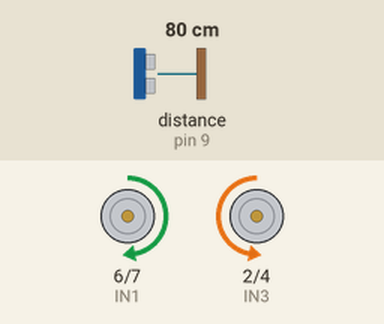
The sketch below on a simulated Arduino Uno, built with avr-gcc and run on an emulated ATmega328P. Shown: motor-driver pin pairs drawn as motors (green arrow = first pin HIGH = forward, orange = second pin HIGH = backward, longer = more drive, scaled by the enable pin). Wiring (inferred from the names in the program): ultrasonic range finder: trigger pin 8; echo pin 9. The test bench sets the inputs (shaded band); at power-on: distance to the obstacle (sensor on pin 9) 80 cm. The echo pulse lasts 58.3 µs per cm.

Above: at 1.3 s.
1.4 s: distance to the obstacle (sensor on pin 9) set to 22 cm
2.9 s: distance to the obstacle (sensor on pin 9) set to 18 cm
At 3.4 s:
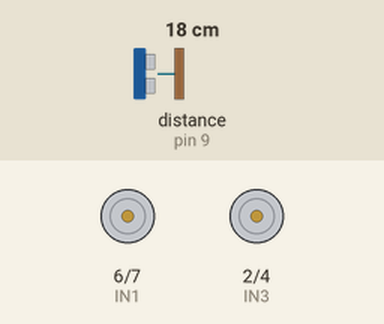
4.5 s: distance to the obstacle (sensor on pin 9) set to 35 cm
At 4.8 s:
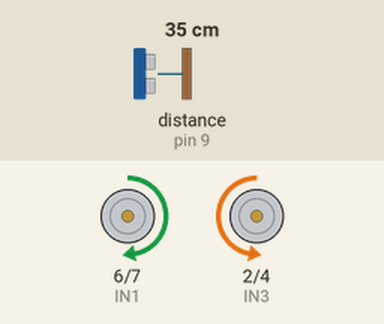
6.0 s: distance to the obstacle (sensor on pin 9) set to 2 cm
At 7.3 s:
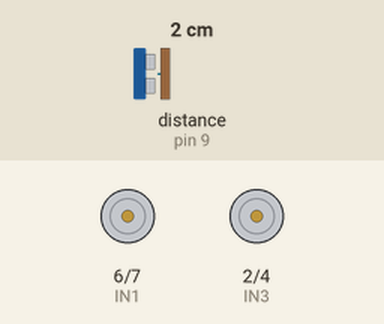
Timing chart, 0 to 8.5 s (numbered marks = the images above; inputs shaded):
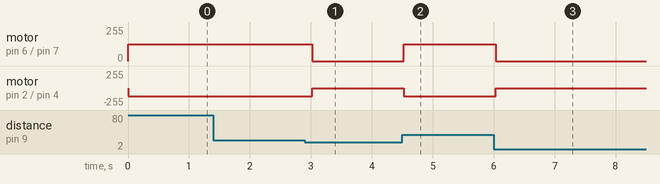

Measured:
- the behaviour switches between 21 and 20 cm on distance to the obstacle (sensor on pin 9) (found by bisection; images 0 and 1)
- after the input at 1.4 s, every drawn part: stays the same
- after the input at 2.9 s, motor on pin 6 (IN1) / pin 7 (IN2): forward 127/255 → stopped after 0.12 s; motor on pin 2 (IN3) / pin 4 (IN4): backward 127/255 → stopped after 0.12 s
- after the input at 4.5 s, motor on pin 6 (IN1) / pin 7 (IN2): stopped → forward 127/255 at once; motor on pin 2 (IN3) / pin 4 (IN4): stopped → backward 127/255 at once
- after the input at 6.0 s, motor on pin 6 (IN1) / pin 7 (IN2): forward 127/255 → stopped at once; motor on pin 2 (IN3) / pin 4 (IN4): backward 127/255 → stopped at once

The sketch:

missao2_sensor_ultrassonico.ino
```cpp
//Definindo pinos

//Motor A(esquerda)
const int ENA = 5; //Pino PWM (0 a 255) potencia da velocidade
const int IN1 = 6; //Controle da direção p/frente
const int IN2 = 7; //Controle da direção p/trás

//Motor B(direita)
const int ENB = 3; //Pino PWM (0 a 255) potencia da velocidade
const int IN3 = 2; //Controle da direção p/frente
const int IN4 = 4; //Controle da direção p/trás

//Sensor Ultrassônico
const int trig = 8; //Emissor de som
const int echo = 9; //Receptor de som


//Definindo variáveis
unsigned long tempo;
int distancia; // Como só nos interessa saber se é o unao > que 20, podemos pensar em interios


//Configurando os pinos
void setup(){

	pinMode(ENA,OUTPUT);
  	pinMode(IN1,OUTPUT);
 	pinMode(IN2,OUTPUT);

  	pinMode(ENB,OUTPUT);
  	pinMode(IN3,OUTPUT);
  	pinMode(IN4,OUTPUT);

	pinMode(trig,OUTPUT);
  	pinMode(echo,INPUT);

  Serial.begin(9600); //Iniciando comunicação serial
}

void loop(){


  //1.Calcular a distancia com o sensor Ultrassônico


  // Ativar o sensor
  digitalWrite(trig,LOW);
  delayMicroseconds(2);
  digitalWrite(trig,HIGH);
  delayMicroseconds(10);
  digitalWrite(trig,LOW);

  //Lê o tempo que a onda sonora foi e voltou
  tempo = pulseIn(echo,HIGH);

  //Calcula a distancia já em cm
  distancia = tempo* 0.034/2;


  //2.  Decisão Rápida if/else

  if(distancia <20 && distancia>0){

    //SE A CONDIÇÃO FO VERDAEIRA, Objeto para
    digitalWrite(IN1,LOW);
    digitalWrite(IN2,LOW);
    digitalWrite(IN3,LOW);
    digitalWrite(IN4,LOW);

    analogWrite(ENA,0);
    analogWrite(ENB,0);
  }

  else  {                                 //Caso contrario, não tem argumento

 //Girar no sentido Horário com 50% de  potência       => Acelerar o Motor A e dar Ré com o Motor B

  digitalWrite(IN1,HIGH);
  digitalWrite(IN2,LOW);
  digitalWrite(IN3,LOW);
  digitalWrite(IN4,HIGH);

  analogWrite(ENA, 127);
  analogWrite(ENB,127);
  }
  //Fim do loop
  delay(500);   //Arduino espera para recomecar do topo
}
```
